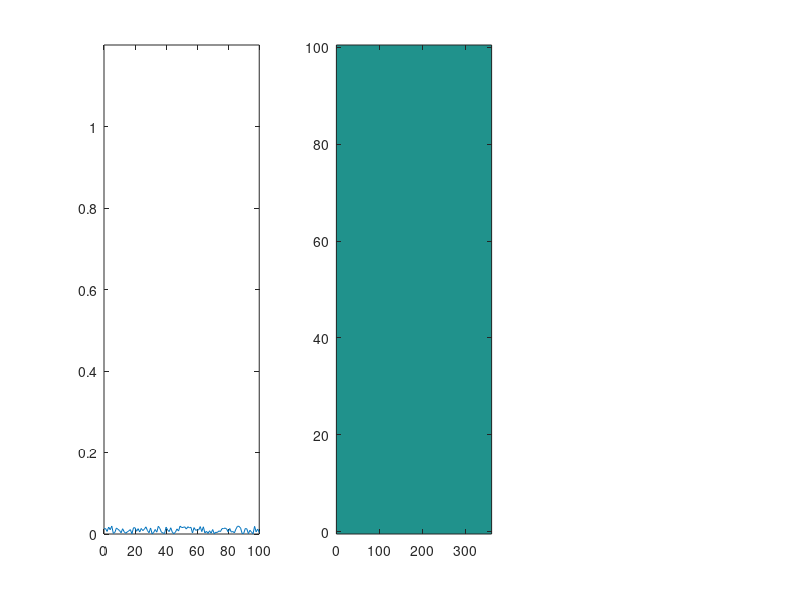

Recreate this plot in MATLAB. (Note: this script raises an error after producing the figure.)
r = 0:100;
th = linspace(0,2*pi,500);
R = [25 50 75 60];
Az = [40 120 220 300];
V = [0.15 -0.10 0.08 -0.12];
W = [0.4 -0.25 0.15 -0.3];
B = zeros(101,360);

figure
for ang = 1:360
   R = R + V*0.05;
   Az = mod(Az + W*0.05, 360);
   hit = abs(mod(Az - ang + 180, 360) - 180) <= 4;
   
   % A-scan
   a = 0.02*rand(size(r));
   for k = find(hit)
       a = a + exp(-((r - R(k))/2).^2);
   end
   subplot(1,3,1), plot(r, a), axis([0 100 0 1.2])
   
   % B-scan 
   B = 0.99*B;
   B(round(R(hit))+1, mod(round(Az(hit)),360)+1) = 1;
   ax2 = subplot(1,3,2);
   imagesc(0:359, r, B), axis xy, clim([0 1])
   colormap(ax2, [linspace(0.08, 1, 256)', linspace(0.08, 0.9, 256)', linspace(0.08, 0, 256)'])
   
   % PPI
   x = R.*sind(Az); y = R.*cosd(Az);
   subplot(1,3,3), plot(sin(th)'*(25:25:100), cos(th)'*(25:25:100), 'Color',[.7 .7 .7], 'LineWidth',0.5), hold on
   plot(x, y, 'bo', x(hit), y(hit), 'ro', [0 100*sind(ang)], [0 100*cosd(ang)], 'w'), hold off
   axis equal, axis([-100 100 -100 100])
   drawnow
end
